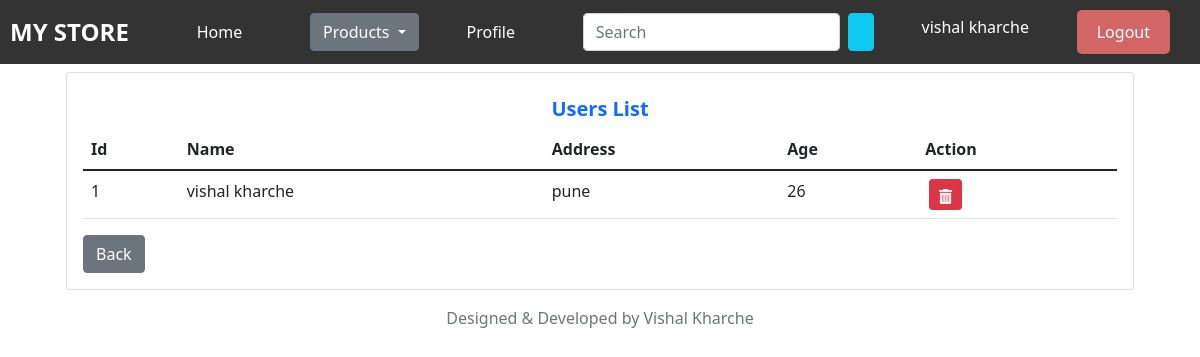
/users/ (signed in), run on the app's committed database.
### mainapp/models.py (models this page shows)
class Signup(models.Model):
    user=models.OneToOneField(User,on_delete=models.CASCADE)
    address = models.CharField(max_length=200)
    age=models.IntegerField()
    @property
    def get_name(self):
        return self.user.first_name+" "+self.user.last_name

### mainapp/views.py (the view)
# urls.py: path("users/",views.users,name="users"),
def users(request):
    if request.user.is_authenticated:
        data = models.Signup.objects.all()
        return render(request, 'userview.html',{'data':data,'emp':models.Signup.objects.get(user_id=request.user.id),})
    else:
        return redirect('login')

### mainapp/templates/userview.html (shortened to what this page needs)
{% extends 'Home.html' %}
{% load static %}
{% load crispy_forms_tags %}
{% block content %}
<div class="d-flex justify-content-center">
  <div class="container row">
    <div class="col-xl-12">
      <div class="card mt-2">
        <div class="card-body pt-3">
          <div class="tab-content pt-2">
            <div
              class="tab-pane fade show active profile-overview"
              id="profile-overview"
            >
              <h5 class="card-title fw-bold text-center text-primary">
                Users List
              </h5>
              <table class="table">
                <thead>
                    <tr>
                        <th>Id</th>
                        <th>Name</th>
                        <th>Address</th>
                        <th>Age</th>
                        <th>Action</th>
                    </tr>
                </thead>
                <tbody>
                {% for i in data %}
                <tr>
                    <td>{{i.user_id}}</td>
                    <td>{{i.get_name}}</td>
                    <td>{{i.address}}</td>
                    <td>{{i.age}}</td>
                    <td>
                        <form action="{% url 'productDelete' i.user_id %}" method="POST"  class="d-inline mx-1">
                          <button type="submit" class="btn btn-danger btn-sm"
                          onclick="return confirm('Are you sure you want to delete this?')"><img src="{% static 'images/trash.png' %}" width="15" alt=""></button>
                      </form>
                    </td>
                </tr>
                {% endfor %}
                </tbody>
              </table>
                  <a href="{% url 'Home' %}" class="btn btn-secondary">Back</a>
                </div>
            </div>
          </div>
        </div>
      </div>
    </div>
  </div>
{% endblock content %}

### mainapp/templates/home.html (shortened to what this page needs)
{% load static %}
<!DOCTYPE html>
<html lang="en">
<head>
    <link rel="stylesheet" href="{% static 'css/bootstrap.min.css' %}">
    <link rel="stylesheet" href="{% static 'css/main.css' %}">
</head>
<body>
    <header class="header">
        <div class="logo"><a href="{% url 'Home' %}"> My Store</a></div>
        <a href="{% url 'Home' %}">Home</a>
        <div class="dropdown">
          <button class="btn btn-secondary dropdown-toggle" type="button" data-bs-toggle="dropdown" aria-expanded="false">
            Products
          </button>
        </div>
        <a href="{% url 'users' %}">Profile</a>
        <form method="get" action="" class="d-flex">
          <input class="form-control me-2" name="search" id="search" type="text" placeholder="Search"
              aria-label="Search">
          <button class="btn btn-info" type="submit"><img src="{% static 'images/search.png' %}" width="30" alt=""></button>
      </form>
        <h6>{{emp.get_name}}</h6>
        <a href="{% url 'logout' %}" class="cta">Logout</a>
      </header>
      {% block content %}{% endblock content %}
      <div class="text-center text-muted mt-3">
        Designed &amp; Developed by Vishal Kharche
      </div>
</body>
</html>

### static/css/main.css (style rules this page uses)
.header { background-color: #333; color: #fff; display: flex; justify-content: space-between; align-items: center; padding: 10px; }
.header a { color: #fff; text-decoration: none; margin-right: 20px; }
.logo { font-size: 24px; font-weight: bold; text-transform: uppercase; }
.cta { background-color: #d26666; border: none; border-radius: 5px; color: rgb(213, 88, 88); padding: 10px 20px; text-decoration: none; transition: all 0.2s ease-in-out; }
.dropdown { position: relative; display: inline-block; }

### data on the page
Signup: get_name "vishal kharche", user_id "1", address "pune", age "26"
